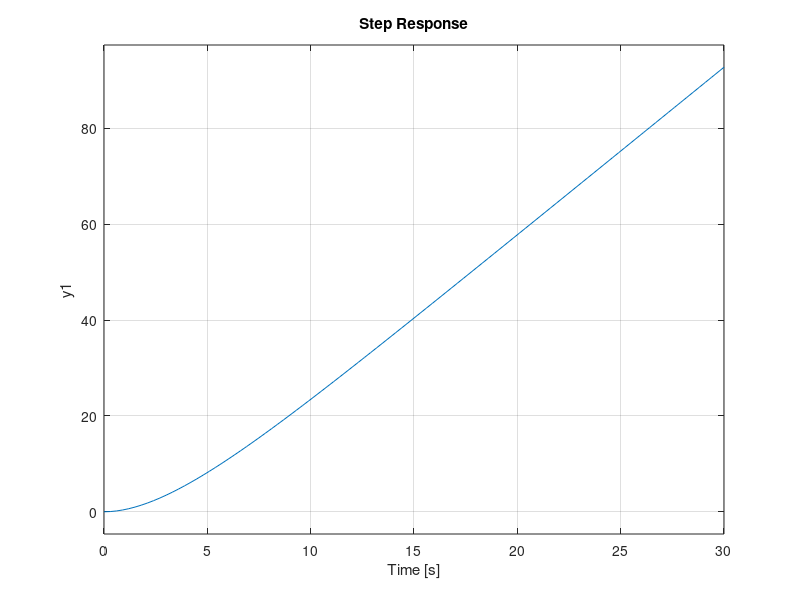
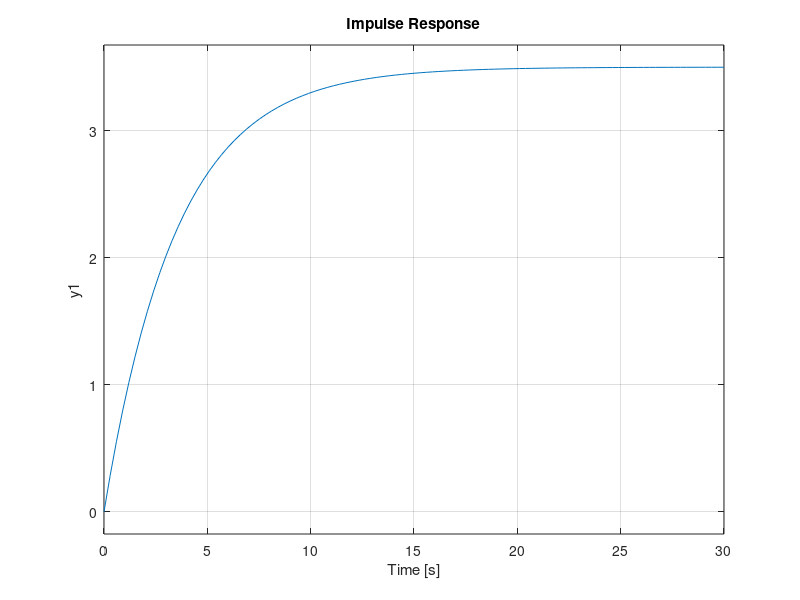
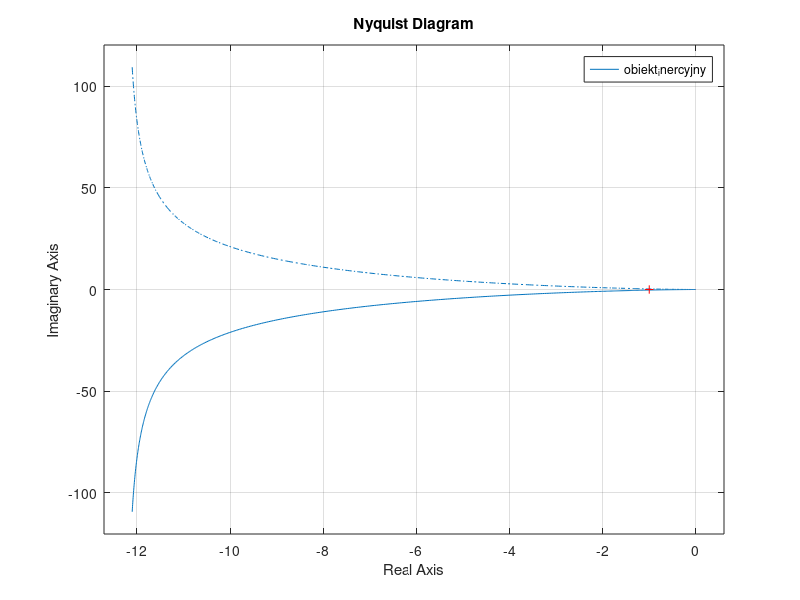
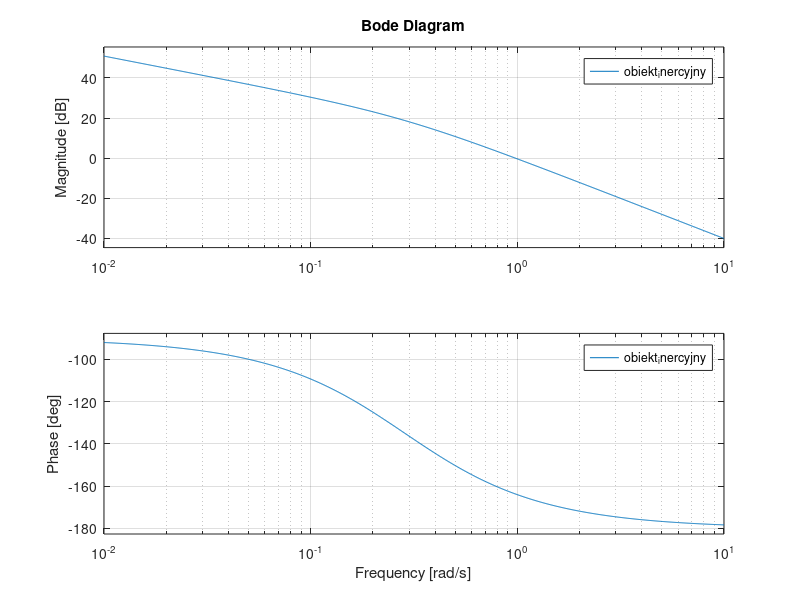

Source code (MATLAB) for these figures, in order:
clear; close all; clc;
% Transmitancja G(s) = k / s(Ts + 1)
% Stałe:
k = 3.5;
T = 3.5;

obiekt_inercyjny = tf(k, [T, 1, 0]);

% Charakterystyka skokowa.
figure(1);
step(obiekt_inercyjny);
grid on;

% Charakterystyka impulsowa.
figure(2);
impulse(obiekt_inercyjny);
grid on;

% Charakterystyka Nyquista.
figure(3);
nyquist(obiekt_inercyjny);
grid on;

% Charakterystyka Bodego.
figure(4);
bode(obiekt_inercyjny);
grid on;
